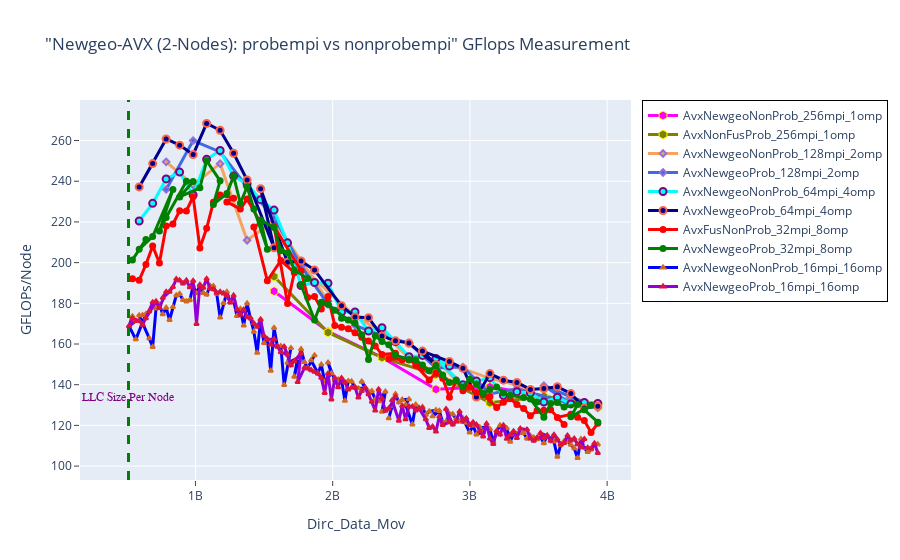

The notebook cell this image was saved under:
### Markdown cell above
## GFLOPS - Newgeo-AVX: Probmpi vs Non-Probempi

### Code cell
fig = go.Figure() 

fig.add_trace(go.Scatter(x=(dfn2AvxNewgeoNonProb_256mpi_1omp.Dirc_Data_Mov*(dfn2AvxNewgeoNonProb_256mpi_1omp.MPI_size/2)), 
                         y=(dfn2AvxNewgeoNonProb_256mpi_1omp.GFLOPS*(dfn2AvxNewgeoNonProb_256mpi_1omp.MPI_size/2)), 
                         mode='lines+markers', 
                         name='AvxNewgeoNonProb_256mpi_1omp',
                         line=dict(color='magenta',width=3),
                         marker=dict(symbol='hexagon',size=9, line=dict(color='yellow',width=1))))


fig.add_trace(go.Scatter(x=(dfn2AvxNewgeoProb_256mpi_1omp.Dirc_Data_Mov*(dfn2AvxNewgeoProb_256mpi_1omp.MPI_size/2)), 
                         y=(dfn2AvxNewgeoProb_256mpi_1omp.GFLOPS*(dfn2AvxNewgeoProb_256mpi_1omp.MPI_size/2)), 
                         mode='lines+markers', 
                         name='AvxNonFusProb_256mpi_1omp',
                         line=dict(color='olive',width=3),
                         marker=dict(symbol='hexagon',size=9, line=dict(color='yellow',width=1))))

# case 2
fig.add_trace(go.Scatter(x=(dfn2AvxNewgeoNonProb_128mpi_2omp.Dirc_Data_Mov*(dfn2AvxNewgeoNonProb_128mpi_2omp.MPI_size/2)), 
                         y=(dfn2AvxNewgeoNonProb_128mpi_2omp.GFLOPS*(dfn2AvxNewgeoNonProb_128mpi_2omp.MPI_size/2)), 
                         mode='lines+markers', 
                         name='AvxNewgeoNonProb_128mpi_2omp',
                         line=dict(color='sandybrown',width=3),
                         marker=dict(symbol='diamond',size=5,line=dict(color='MediumPurple',width=2))))

fig.add_trace(go.Scatter(x=(dfn2AvxNewgeoProb_128mpi_2omp.Dirc_Data_Mov*(dfn2AvxNewgeoProb_128mpi_2omp.MPI_size/2)), 
                         y=(dfn2AvxNewgeoProb_128mpi_2omp.GFLOPS*(dfn2AvxNewgeoProb_128mpi_2omp.MPI_size/2)), 
                         mode='lines+markers', 
                         name='AvxNewgeoProb_128mpi_2omp',
                         line=dict(color='royalblue',width=3),
                         marker=dict(symbol='diamond',size=5,line=dict(color='MediumPurple',width=2))))

# case 3
fig.add_trace(go.Scatter(x=(dfn2AvxNewgeoNonProb_64mpi_4omp.Dirc_Data_Mov*(dfn2AvxNewgeoNonProb_64mpi_4omp.MPI_size/2)), 
                         y=(dfn2AvxNewgeoNonProb_64mpi_4omp.GFLOPS*(dfn2AvxNewgeoNonProb_64mpi_4omp.MPI_size/2)), 
                         mode='lines+markers', 
                         name='AvxNewgeoNonProb_64mpi_4omp',
                         line=dict(color='cyan',width=3),
                         marker=dict(symbol='circle',size=7,line=dict(color='Purple',width=2))))

fig.add_trace(go.Scatter(x=(dfn2AvxNewgeoProb_64mpi_4omp.Dirc_Data_Mov*(dfn2AvxNewgeoProb_64mpi_4omp.MPI_size/2)), 
                         y=(dfn2AvxNewgeoProb_64mpi_4omp.GFLOPS*(dfn2AvxNewgeoProb_64mpi_4omp.MPI_size/2)), 
                         mode='lines+markers', 
                         name='AvxNewgeoProb_64mpi_4omp',
                         line=dict(color='darkblue',width=3),
                         marker=dict(symbol='circle',size=7, line=dict(color='tomato',width=2))))

# case 4
fig.add_trace(go.Scatter(x=(dfn2AvxNewgeoNonProb_32mpi_8omp.Dirc_Data_Mov*(dfn2AvxNewgeoNonProb_32mpi_8omp.MPI_size/2)), 
                         y=(dfn2AvxNewgeoNonProb_32mpi_8omp.GFLOPS*(dfn2AvxNewgeoNonProb_32mpi_8omp.MPI_size/2)), 
                         mode='lines+markers', 
                         name='AvxFusNonProb_32mpi_8omp',
                         line=dict(color='red',width=3),
                         marker=dict(symbol='circle',size=5,line=dict(color='red',width=2))))

fig.add_trace(go.Scatter(x=(dfn2AvxNewgeoProb_32mpi_8omp.Dirc_Data_Mov*(dfn2AvxNewgeoProb_32mpi_8omp.MPI_size/2)), 
                         y=(dfn2AvxNewgeoProb_32mpi_8omp.GFLOPS*(dfn2AvxNewgeoProb_32mpi_8omp.MPI_size/2)), 
                         mode='lines+markers', 
                         name='AvxNewgeoProb_32mpi_8omp',
                         line=dict(color='green',width=3),
                         marker=dict(symbol='circle',size=5,line=dict(color='green',width=2))))

# case 5

fig.add_trace(go.Scatter(x=(dfn2AvxNewgeoNonProb_16mpi_16omp.Dirc_Data_Mov*(dfn2AvxNewgeoNonProb_16mpi_16omp.MPI_size/2)), 
                         y=(dfn2AvxNewgeoNonProb_16mpi_16omp.GFLOPS*(dfn2AvxNewgeoNonProb_16mpi_16omp.MPI_size/2)), 
                         mode='lines+markers', 
                         name='AvxNewgeoNonProb_16mpi_16omp',
                         line=dict(color='blue',width=3),
                         marker=dict(symbol='triangle-up',size=4,line=dict(color='chocolate',width=2))))

fig.add_trace(go.Scatter(x=(dfn2AvxNewgeoProb_16mpi_16omp.Dirc_Data_Mov*(dfn2AvxNewgeoProb_16mpi_16omp.MPI_size/2)), 
                         y=(dfn2AvxNewgeoProb_16mpi_16omp.GFLOPS*(dfn2AvxNewgeoProb_16mpi_16omp.MPI_size/2)), 
                         mode='lines+markers', 
                         name='AvxNewgeoProb_16mpi_16omp',
                         line=dict(color='darkviolet',width=3),
                         marker=dict(symbol='triangle-up',size=4,line=dict(color='crimson',width=2))))



# Adding a vertical line
fig.add_vline(x=512e6, line_width=3, line_dash="dash", line_color="green")
# fig.add_hline(y=1024, line_width=3, line_dash="dash", line_color="red")

# Add annotation
fig.add_annotation(
    x='512e6'
    , y=130
    , text=f'LLC Size Per Node'
    , yanchor='bottom'
    , showarrow=False
    , arrowhead=1
    , arrowsize=1
    , arrowwidth=2
    , arrowcolor="#636363"
    , ax=-20
    , ay=-30
    , font=dict(size=12, color="purple", family="Sans Serif")
    , align="left"
    ,)

fig.update_layout(title='"Newgeo-AVX (2-Nodes): probempi vs nonprobempi" GFlops Measurement',
                  xaxis_title='Dirc_Data_Mov', yaxis_title='GFLOPs/Node', 
                  xaxis=dict(ticks="outside"),  
                  yaxis=dict(ticks="outside"),
                  legend=go.layout.Legend(bordercolor="black",borderwidth=1))

### Figure 1 — Plotly figure (JSON) as saved in the notebook; plotly's stock layout.template omitted (floating-point values rounded to 4 significant figures; data arrays with more than 128 entries replaced by an {"elided": "..."} marker saying what was removed)
{"data": [{"line": {"color": "magenta", "width": 3}, "marker": {"line": {"color": "yellow", "width": 1}, "size": 9, "symbol": "hexagon"}, "mode": "lines+markers", "name": "AvxNewgeoNonProb_256mpi_1omp", "type": "scatter", "x": [1572864000, 1966080000, 2359296000, 2752512000, 3145728000, 3538944000, 3932160000], "y": [186.0, 166.2, 153.4, 137.7, 138.9, 134.5, 129.0]}, {"line": {"color": "olive", "width": 3}, "marker": {"line": {"color": "yellow", "width": 1}, "size": 9, "symbol": "hexagon"}, "mode": "lines+markers", "name": "AvxNonFusProb_256mpi_1omp", "type": "scatter", "x": [1572864000, 1966080000, 2359296000, 2752512000, 3145728000, 3538944000, 3932160000], "y": [193.1, 165.7, 153.3, 145.0, 131.1, 134.2, 130.8]}, {"line": {"color": "sandybrown", "width": 3}, "marker": {"line": {"color": "MediumPurple", "width": 2}, "size": 5, "symbol": "diamond"}, "mode": "lines+markers", "name": "AvxNewgeoNonProb_128mpi_2omp", "type": "scatter", "x": [786432000, 983040000, 1179648000, 1376256000, 1572864000, 1966080000, 1769472000, 2162688000, 2359296000, 2555904000, 2949120000, 2752512000, 3145728000, 3342336000, 3538944000, 3735552000, 3932160000], "y": [249.5, 238.2, 248.6, 211.0, 220.6, 181.1, 198.2, 173.7, 166.1, 153.1, 138.7, 152.6, 143.1, 139.9, 131.3, 133.5, 130.2]}, {"line": {"color": "royalblue", "width": 3}, "marker": {"line": {"color": "MediumPurple", "width": 2}, "size": 5, "symbol": "diamond"}, "mode": "lines+markers", "name": "AvxNewgeoProb_128mpi_2omp", "type": "scatter", "x": [786432000, 983040000, 1179648000, 1376256000, 1572864000, 1769472000, 1966080000, 2162688000, 2359296000, 2555904000, 2752512000, 2949120000, 3145728000, 3342336000, 3735552000, 3538944000, 3932160000], "y": [236.0, 260.0, 254.4, 237.2, 222.2, 198.4, 179.5, 169.2, 164.1, 160.4, 148.2, 148.7, 135.5, 138.0, 130.6, 139.5, 128.6]}, {"line": {"color": "cyan", "width": 3}, "marker": {"line": {"color": "Purple", "width": 2}, "size": 7, "symbol": "circle"}, "mode": "lines+markers", "name": "AvxNewgeoNonProb_64mpi_4omp", "type": "scatter", "x": [589824000, 688128000, 786432000, 884736000, 983040000, 1081344000, 1179648000, 1277952000, 1376256000, 1474560000, 1572864000, 1671168000, 1769472000, 1867776000, 1966080000, 2064384000, 2162688000, 2260992000, 2359296000, 2457600000, 2555904000, 2654208000, 2850816000, 2752512000, 2949120000, 3047424000, 3145728000, 3244032000, 3342336000, 3440640000, 3538944000, 3637248000, 3735552000, 3833856000, 3932160000], "y": [220.4, 229.1, 241.1, 244.5, 233.2, 250.7, 255.1, 242.5, 238.7, 230.9, 225.8, 209.7, 188.7, 190.2, 189.9, 175.8, 175.8, 166.4, 168.0, 161.1, 153.8, 154.4, 149.1, 152.9, 139.9, 141.8, 143.5, 134.7, 136.5, 136.0, 131.5, 133.9, 130.6, 131.2, 130.7]}, {"line": {"color": "darkblue", "width": 3}, "marker": {"line": {"color": "tomato", "width": 2}, "size": 7, "symbol": "circle"}, "mode": "lines+markers", "name": "AvxNewgeoProb_64mpi_4omp", "type": "scatter", "x": [688128000, 589824000, 786432000, 884736000, 983040000, 1081344000, 1179648000, 1277952000, 1376256000, 1572864000, 1474560000, 1671168000, 1769472000, 1867776000, 2064384000, 2162688000, 2260992000, 2359296000, 2457600000, 2555904000, 2752512000, 2654208000, 2850816000, 2949120000, 3047424000, 3145728000, 3244032000, 3342336000, 3440640000, 3538944000, 3637248000, 3735552000, 3833856000, 3932160000], "y": [248.7, 237.2, 260.8, 257.7, 253.1, 268.4, 265.0, 253.7, 240.6, 207.3, 236.3, 200.2, 200.8, 196.3, 178.8, 173.3, 173.0, 163.9, 161.6, 160.5, 149.8, 156.5, 151.4, 148.0, 133.9, 145.4, 142.2, 141.1, 137.7, 138.1, 139.0, 135.6, 128.6, 129.4]}, {"line": {"color": "red", "width": 3}, "marker": {"line": {"color": "red", "width": 2}, "size": 5, "symbol": "circle"}, "mode": "lines+markers", "name": "AvxFusNonProb_32mpi_8omp", "type": "scatter", "x": [540672000, 589824000, 638976000, 688128000, 737280000, 786432000, 835584000, 884736000, 933888000, 983040000, 1032192000, 1081344000, 1130496000, 1179648000, 1277952000, 1228800000, 1327104000, 1376256000, 1474560000, 1425408000, 1523712000, 1622016000, 1720320000, 1671168000, 1572864000, 1769472000, 1818624000, 1867776000, 1916928000, 1966080000, 2015232000, 2064384000, 2113536000, 2162688000, 2211840000, 2260992000, 2310144000, 2359296000, 2457600000, 2408448000, 2506752000, 2555904000, 2654208000, 2605056000, 2703360000, 2752512000, 2801664000, 2850816000, 2899968000, 2949120000, 2998272000, 3047424000, 3145728000, 3096576000, 3194880000, 3244032000, 3293184000, 3342336000, 3391488000, 3440640000, 3489792000, 3538944000, 3588096000, 3686400000, 3637248000, 3735552000, 3784704000, 3833856000, 3883008000, 3932160000], "y": [192.1, 191.3, 199.1, 208.2, 199.8, 218.1, 218.9, 225.5, 225.4, 232.4, 207.2, 216.8, 229.7, 233.2, 231.7, 229.8, 226.4, 231.2, 219.5, 217.5, 191.1, 201.1, 195.1, 179.9, 217.9, 196.0, 182.9, 183.3, 177.2, 183.4, 169.1, 168.2, 167.5, 165.5, 163.4, 161.4, 159.0, 154.8, 155.4, 152.7, 152.2, 152.2, 148.1, 149.6, 142.3, 145.7, 143.1, 133.9, 142.3, 137.1, 138.8, 136.2, 134.1, 135.1, 128.9, 131.3, 133.1, 130.3, 128.3, 124.7, 127.3, 127.4, 127.7, 120.5, 123.9, 125.5, 124.0, 122.4, 116.5, 121.0]}, {"line": {"color": "green", "width": 3}, "marker": {"line": {"color": "green", "width": 2}, "size": 5, "symbol": "circle"}, "mode": "lines+markers", "name": "AvxNewgeoProb_32mpi_8omp", "type": "scatter", "x": [540672000, 638976000, 589824000, 688128000, 835584000, 737280000, 786432000, 933888000, 983040000, 884736000, 1032192000, 1081344000, 1179648000, 1130496000, 1228800000, 1277952000, 1327104000, 1376256000, 1425408000, 1523712000, 1474560000, 1572864000, 1622016000, 1671168000, 1720320000, 1818624000, 1769472000, 1867776000, 1916928000, 1966080000, 2015232000, 2113536000, 2064384000, 2162688000, 2211840000, 2260992000, 2310144000, 2359296000, 2408448000, 2457600000, 2555904000, 2605056000, 2654208000, 2703360000, 2752512000, 2801664000, 2850816000, 2899968000, 2949120000, 2998272000, 3047424000, 3096576000, 3145728000, 3194880000, 3244032000, 3293184000, 3391488000, 3489792000, 3440640000, 3538944000, 3588096000, 3637248000, 3686400000, 3784704000, 3735552000, 3883008000, 3833856000, 3932160000], "y": [201.3, 211.4, 206.5, 212.8, 236.0, 215.5, 222.2, 240.0, 239.9, 232.3, 236.8, 250.1, 240.2, 228.6, 234.0, 242.5, 229.2, 237.3, 226.4, 206.6, 220.9, 217.3, 205.9, 204.9, 196.4, 192.2, 189.0, 171.8, 180.5, 179.5, 176.6, 171.8, 172.6, 170.3, 164.6, 152.3, 164.0, 161.3, 159.6, 154.5, 152.4, 152.2, 149.7, 146.9, 149.4, 144.8, 141.1, 142.0, 138.9, 142.7, 140.3, 135.7, 137.6, 138.9, 135.9, 134.8, 133.7, 131.5, 133, 124.0, 130.8, 131.2, 129.1, 130.2, 124.2, 129.9, 127.7, 121.6]}, {"line": {"color": "blue", "width": 3}, "marker": {"line": {"color": "chocolate", "width": 2}, "size": 4, "symbol": "triangle-up"}, "mode": "lines+markers", "name": "AvxNewgeoNonProb_16mpi_16omp", "type": "scatter", "x": {"elided": "139 int values"}, "y": {"elided": "139 float values"}}, {"line": {"color": "darkviolet", "width": 3}, "marker": {"line": {"color": "crimson", "width": 2}, "size": 4, "symbol": "triangle-up"}, "mode": "lines+markers", "name": "AvxNewgeoProb_16mpi_16omp", "type": "scatter", "x": {"elided": "139 int values"}, "y": {"elided": "139 float values"}}], "layout": {"annotations": [{"align": "left", "arrowcolor": "#636363", "arrowhead": 1, "arrowsize": 1, "arrowwidth": 2, "ax": -20, "ay": -30, "font": {"color": "purple", "family": "Sans Serif", "size": 12}, "showarrow": false, "text": "LLC Size Per Node", "x": "512e6", "y": 130, "yanchor": "bottom"}], "legend": {"bordercolor": "black", "borderwidth": 1}, "shapes": [{"line": {"color": "green", "dash": "dash", "width": 3}, "type": "line", "x0": 512000000, "x1": 512000000, "xref": "x", "y0": 0, "y1": 1, "yref": "y domain"}], "title": {"text": "\"Newgeo-AVX (2-Nodes): probempi vs nonprobempi\" GFlops Measurement"}, "xaxis": {"ticks": "outside", "title": {"text": "Dirc_Data_Mov"}}, "yaxis": {"ticks": "outside", "title": {"text": "GFLOPs/Node"}}}}
